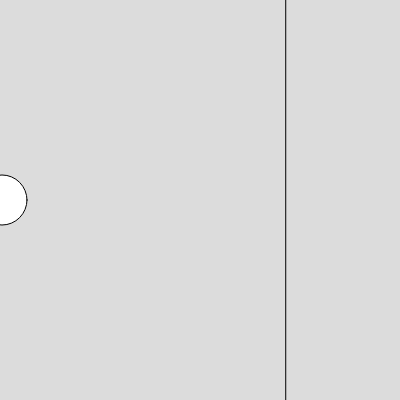
Frame 1 (no input)
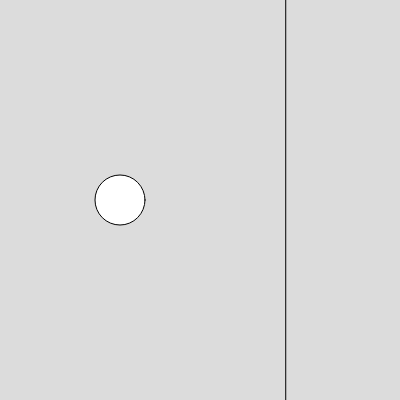
Frame 60 (no input)
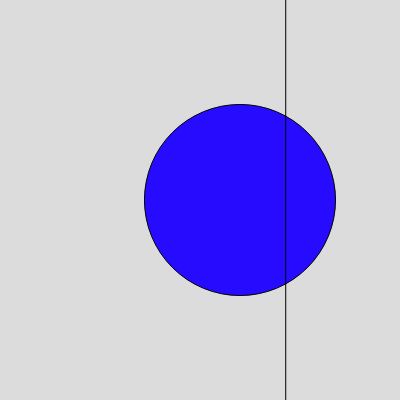
Frame 120 (the mouse pressed at the canvas centre since frame 60)

The p5.js sketch that drew these frames (run headless with seeded random() and noise() and a simulated clock; from frame 60 on, the mouse is pressed at the canvas centre):

// p5.js sketch
// ── sketch.js
// DM2008 — Activity 2a
// (Mode Switch, 20 min)

let x = 0; // ellipse x-position
let size = 50; // ellipse size (you can change this in your if/else)
let bgColor; // background color set by switch(key)
let a;

function setup() {
  createCanvas(400, 400);
  bgColor = color(220);
  a = random(width);
}

function draw() {
  background(bgColor);

  // --- Movement (base behaviour) ---
  // The ellipse moves to the right each frame.
  // If you decide to control speed with an if/else below,
  // REMOVE or comment out this next line so you don't "double add" to x.
  x += 2;

  // Wrap around when it exits the right edge
  if (x > width + size / 2) {
    x = 0;
    fill(0);
  }

  // --- Your if/else goes here (choose ONE behaviour rule) ---
  // Examples (uncomment ONE idea, or write your own):
  //
  // 1) Change colour on mouse press
  // if (mouseIsPressed) {
  //   fill(255, 0, 0);
  // } else {
  //   fill(0);
  // }
  //
  // 2) Change size on right half
  // if (x > width / 2) {
  //   size = 80;
  // } else {
  //   size = 50;
  // }
  //
  // 3) Change speed using mouse position (THEN comment out x += 2; above)
  // if (mouseX > width / 2) {
  //   x += 4; // faster on right
  // } else {
  //   x += 2; // slower on left
  // }
  //
  // Keep it simple: one clear rule that is easy to see on screen.

  // --- Draw the ellipse (after your if/else so changes apply this frame) ---
  // If you didn't set fill() in your rule above, it will be black.

  if (mouseIsPressed) {
    fill(random(100), random(200), 255);
    size += random(5)
  }
  ellipse(x, height / 2, size);

  if (mouseX >= width / 2 || mouseY <= height / 2) {
    stroke(0);
  } else {
    stroke(250);
    strokeWeight(5)
  }
  line(a, 0, a, 400);

  // Stretch (optional, if you finish early):
  // - Draw a rect instead of an ellipse when mouseIsPressed.
}

// --- Mode switching with number keys: 1, 2, 3 ---
function keyPressed() {
  switch (key) {
    case "1":
      bgColor = color(200, 100, 100); // red
      break;
    case "2":
      bgColor = color(100, 200, 100); // green
      break;
    case "3":
      bgColor = color(100, 100, 200); // blue
      break;
    default:
      bgColor = color(random(250)); // black to white
  }
}
